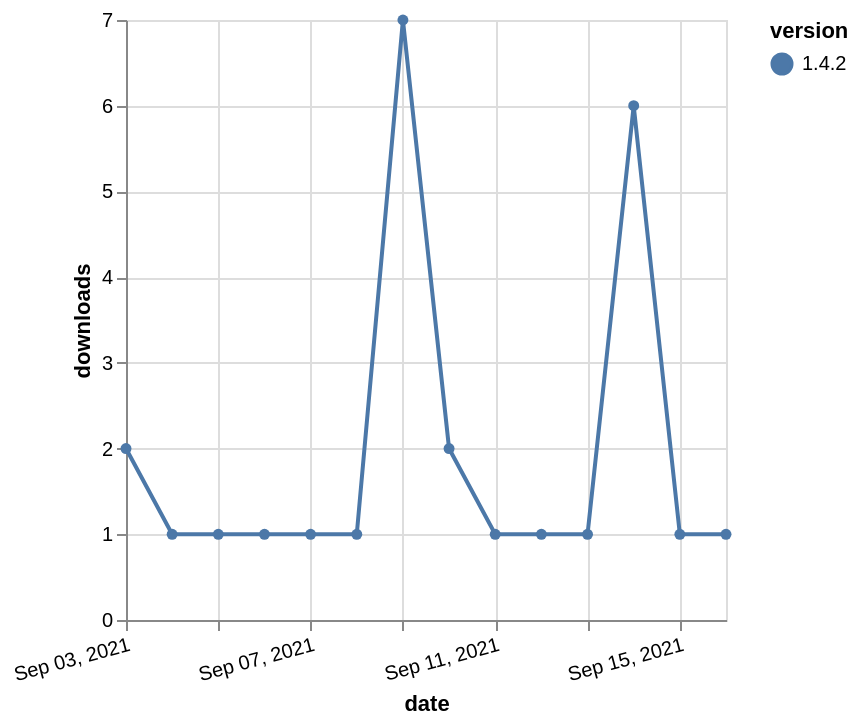

The specification (Vega-Lite) saved for this image:
### Vega-Lite specification from a JSON file in a GitHub repository (floating-point values rounded to 4 significant figures)
{"$schema": "https://vega.github.io/schema/vega-lite/v5.json", "description": "A simple bar chart with embedded data.", "data": {"values": [{"date": "2021-09-03", "total": 545, "delta": 2, "version": "1.4.2"}, {"date": "2021-09-04", "total": 546, "delta": 1, "version": "1.4.2"}, {"date": "2021-09-05", "total": 547, "delta": 1, "version": "1.4.2"}, {"date": "2021-09-06", "total": 548, "delta": 1, "version": "1.4.2"}, {"date": "2021-09-07", "total": 549, "delta": 1, "version": "1.4.2"}, {"date": "2021-09-08", "total": 550, "delta": 1, "version": "1.4.2"}, {"date": "2021-09-09", "total": 557, "delta": 7, "version": "1.4.2"}, {"date": "2021-09-10", "total": 559, "delta": 2, "version": "1.4.2"}, {"date": "2021-09-11", "total": 560, "delta": 1, "version": "1.4.2"}, {"date": "2021-09-12", "total": 561, "delta": 1, "version": "1.4.2"}, {"date": "2021-09-13", "total": 562, "delta": 1, "version": "1.4.2"}, {"date": "2021-09-14", "total": 568, "delta": 6, "version": "1.4.2"}, {"date": "2021-09-15", "total": 569, "delta": 1, "version": "1.4.2"}, {"date": "2021-09-16", "total": 570, "delta": 1, "version": "1.4.2"}]}, "width": "container", "mark": {"type": "line", "point": {"filled": true}}, "encoding": {"x": {"field": "date", "type": "temporal", "timeUnit": "yearmonthdate", "title": "date", "axis": {"labelAngle": -15}}, "y": {"field": "delta", "type": "quantitative", "title": "downloads"}, "color": {"field": "version", "type": "nominal"}, "tooltip": {"field": "delta"}}}
